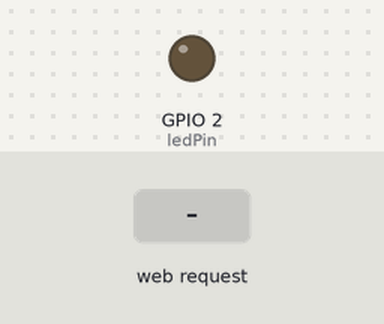
The program below on a simulated ESP32. Shown: output pins drawn as LEDs (lit = HIGH). The inputs (shaded band) are chosen by the test bench. WiFi joins after 1.5 s; servers stay silent unless stated; storage starts empty; what the program prints to the serial monitor is not drawn.

Above: at 2.7 s.
2.8 s: HTTP request GET /on received
At 3.3 s:
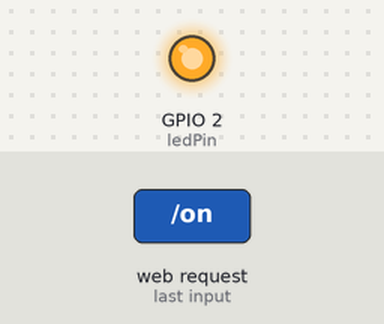
4.3 s: HTTP request GET /off received
At 5.6 s:
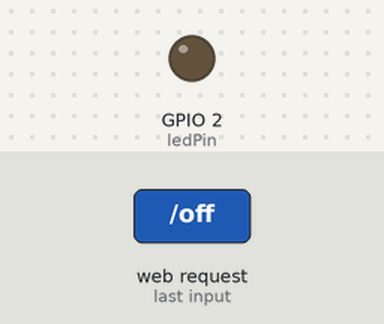
Timing chart, 0 to 7.3 s (numbered marks = the images above; inputs shaded):
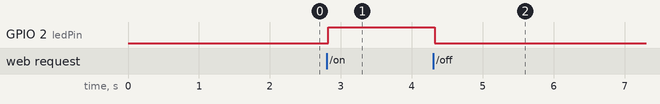

Measured:
- after the input at 2.8 s, GPIO 2 (ledPin): LOW → HIGH at once
- after the input at 4.3 s, GPIO 2 (ledPin): HIGH → LOW at once

The program:

main.cpp
```cpp
#include <Arduino.h>
#include <ESPAsyncWebServer.h>
#include <SPIFFS.h>

const char *ssid = "S23Adem";
const char *password = "mdp12345";

// Set LED GPIO
const int ledPin = 2; // Led intégrée à l'ESP32
// Stores LED state
String ledState;
// Potentiomètre relié à GPIO 34 (Analog ADC1_CH6)
const int potPin = 34;


AsyncWebServer server(80);
//Remplace l'espace réservé repéré par des % dans le fichier index.html par

String processor(const String& var){
    float mesure;
    mesure = analogRead(potPin);
    Serial.println(var);
    Serial.println(String(mesure));
    return String(mesure);
}

void setup(){
    Serial.begin(115200);
    pinMode(ledPin, OUTPUT);
    pinMode(potPin,INPUT);

    //---------------------------SPIFFS-------------------

    if(!SPIFFS.begin()) /* Démarrage du gestionnaire de fichiers SPIFFS */
    {
        Serial.println("Erreur SPIFFS...");
        return;
    }

    //-----------------------WIFI-----------------------------

    WiFi.begin(ssid, password); /* Connexion au réseau Wifi */
    Serial.print("Tentative de connexion...");

    while(WiFi.status() != WL_CONNECTED){
        Serial.print(".");
        delay(100);
    }

    Serial.println("\n");
    Serial.println("Connexion etablie!");
    Serial.print("Adresse IP: ");
    Serial.println(WiFi.localIP());

    //--------------------------SERVEUR--------------------------
    /* Lorsque le serveur est actif , la page index.html est chargée */

    server.on("/", HTTP_GET, [](AsyncWebServerRequest *request){
        request->send(SPIFFS, "/index.html", String(), false, processor);
    });

    // Chemin pour chager le fichier style.css

    server.on("/style.css", HTTP_GET, [](AsyncWebServerRequest *request){
        request->send(SPIFFS, "/style.css", "text/css");
    });

    // Page pour allumer la led
    server.on("/on", HTTP_GET, [](AsyncWebServerRequest *request){
        digitalWrite(ledPin, HIGH);
        request->send(SPIFFS, "/index.html", String(), false, processor);
    });

    // Page pour éteindre la led

    server.on("/off", HTTP_GET, [](AsyncWebServerRequest *request){
        digitalWrite(ledPin, LOW);
        request->send(SPIFFS, "/index.html", String(), false, processor);
    });

    // Démarrage du serveur
    server.begin();
}

void loop(){
}


/*

⠀⠀⠀⠀⠀⠀⠀⠀⠀⠀⠀⠀⠀⢀⣶⣿⣷⣶⣶⣦⠀⠀⠀⠀⠀⠀⠀⠀⠀⠀⠀⠀⠀⠀⠀⠀⠀⠀⠀⠀⠀⠀⠀⠀⠀⠀⠀⠀⠀⠀⠀⠀⠀⠀⠀⠀⠀⠀⠀⠀
⠀⠀⠀⠀⠀⠀⠀⠀⠀⠀⠀⠀⣰⣿⣿⣿⣿⣿⣿⣿⣷⣤⣤⣴⣶⣶⣶⣶⣶⣶⣶⣶⣶⣦⣤⣤⣀⡀⠀⠀⠀⠀⠀⠀⢀⣀⣀⣤⣀⠀⠀⠀⠀⠀⠀⠀⠀⠀⠀⠀
⠀⠀⠀⠀⠀⠀⠀⠀⠀⠀⣠⣾⣿⣿⣿⡿⢛⣿⣿⠿⠟⠋⠉⠁⡀⠀⠀⠀⠀⠀⠀⠀⠀⠉⠉⠙⠛⠿⠿⣶⣦⣄⣀⣴⣿⣿⣿⣿⣿⣧⠀⠀⠀⠀⠀⠀⠀⠀⠀⠀
⠀⠀⠀⠀⠀⠀⠀⠀⣠⣾⣿⣿⣿⣿⣿⣾⠿⠋⠁⠀⠀⠀⠠⠛⠁⠀⠀⠀⠀⠀⠀⠀⠀⠀⠀⠀⠀⠀⠀⠀⠉⠻⢿⣿⣿⣿⣿⣿⣿⣿⣷⡀⠀⠀⠀⠀⠀⠀⠀⠀
⠀⠀⠀⠀⠀⠀⢀⣴⣿⣿⣿⣿⣿⣿⠟⠁⠁⠀⠀⠀⠀⠀⠀⠀⠀⠀⠀⠀⠀⠀⠀⠀⠀⠀⠀⠀⠀⠀⠀⠀⢦⡄⠀⠻⣿⣿⣿⣿⣿⣿⣿⣷⡄⠀⠀⠀⠀⠀⠀⠀
⠀⠀⠀⠀⠀⣴⣿⣿⣿⣿⣿⣿⡟⠁⠀⠀⠀⠀⠀⠀⠀⠀⠀⠀⠀⠀⠀⠀⠀⠀⠀⠀⢤⡀⠀⠀⠀⠀⠀⠀⠀⠙⢷⡀⠈⢿⣿⣿⣿⣿⣿⣿⣿⣄⠀⠀⠀⠀⠀⠀
⠀⠀⠀⠀⢾⣿⣿⣿⣿⣿⣿⠏⠀⠀⠀⠀⡀⠀⠀⠀⢠⡀⠀⠀⠀⠀⠀⠀⠀⠀⠀⠀⠀⠹⣆⠀⠀⠀⠀⠀⠀⠀⠈⠻⣦⣾⣿⣿⠿⢿⣿⣿⣿⣿⣆⠀⠀⠀⠀⠀
⠀⠀⠀⠀⠀⠻⣿⣿⣿⣿⠃⠀⠀⠀⠀⣠⠂⠀⠀⠀⣿⡇⠀⠀⠀⠀⠀⠀⠀⠀⠀⠀⠀⠀⠘⣧⡀⠀⠀⠀⠀⠀⠀⠀⠹⣿⣿⣿⣧⠘⢿⣿⣿⣿⣿⣆⠀⠀⠀⠀
⠀⠀⠀⠀⠀⠀⠙⣿⣿⠇⠀⠀⠀⠀⢠⡟⠀⠀⢀⣴⣿⡇⠀⠀⠀⠀⠀⠀⣴⡄⠀⠀⠀⠀⠀⠘⣷⡀⠀⠀⠀⠀⠀⠀⠀⠹⣿⣿⣿⣇⠘⢿⣿⣿⣿⣿⣆⠀⠀⠀
⠀⠀⠀⠀⠀⠀⢰⣿⡟⠀⠀⠀⠀⠀⣼⠃⠀⢠⣾⠋⠸⣿⠀⡄⠀⠀⠀⠀⣿⣿⣄⠀⠀⢠⡀⠀⠸⣷⡀⠀⠀⠀⠀⠀⠀⠀⣿⣿⣿⣿⡄⢘⣿⣿⣿⣿⣿⠂⠀⠀
⠀⠀⠀⠀⠀⠀⣿⣿⣷⠄⠀⠀⠀⢰⣿⠀⣰⡿⠧⠤⣤⣿⡆⣷⠀⠀⠀⠀⣿⠉⢿⣦⠀⠘⣿⣦⡀⢻⣷⡀⠀⠀⠀⠀⠀⠀⢹⣿⣿⣿⣷⣿⣿⣿⣿⡿⠁⠀⠀⠀
⠀⠀⠀⠀⠀⢸⣿⣿⣿⠀⠀⠀⠀⢸⣿⣰⡿⠁⠀⠀⠀⠘⣿⣿⣇⠀⠀⠀⣿⠀⠠⣿⣷⡶⣿⡿⢿⣮⣿⣇⠀⠀⠀⠀⠀⠀⠸⣿⣿⣿⣿⣿⣿⣿⣿⡂⠀⠀⠀⠀
⠀⠀⠀⠀⠀⣾⡿⢿⣿⠀⠀⠀⠀⣸⣿⣿⣷⣿⣷⣦⣄⠀⣹⣿⣿⡄⠀⠀⣿⠀⠀⠀⠘⠿⣿⣧⠈⠻⣿⣿⡀⠀⠀⠀⠀⠀⠀⣿⣿⣿⣿⣿⠏⠘⣿⣇⠀⠀⠀⠀
⠀⠀⠀⠀⢀⣿⠇⢸⡿⢾⡄⠀⠀⣿⣿⠋⢱⣿⣿⣿⣿⣷⡟⢻⣿⣷⡀⠀⣿⡀⢠⣤⢀⣠⣬⣿⣤⣄⡘⢿⡇⠀⠀⠀⢸⡀⠀⢿⣿⣿⣿⣇⠀⠀⢿⣿⠀⠀⠀⠀
⠀⠀⠀⠀⢸⣿⠀⢸⡇⢸⡇⠀⠀⣿⣿⠀⣿⣿⣿⣿⣯⣉⣿⠀⠹⣿⣿⡄⢹⡇⢈⣴⣿⣿⣿⣿⣿⡿⣿⣿⣇⠀⠀⠀⢸⡇⠀⢸⣿⣿⣿⣿⠀⠀⢸⣿⠂⠀⠀⠀
⠀⠀⠀⠀⣿⡏⠀⣸⡇⣸⣿⡀⠀⣿⣷⠀⢻⣿⠛⠉⠻⣿⡇⠀⠀⠈⢿⣿⣼⣿⠘⣿⣿⣿⣿⣏⣹⡇⠘⣿⣿⠀⠀⠀⣾⡇⠀⢸⣇⣿⣿⣿⡀⠀⠈⣿⡇⠀⠀⠀
⠀⠀⠀⢀⣿⠇⠀⣿⣿⣿⣿⣇⠀⣿⡇⠀⠀⠙⠳⠶⠾⠋⠀⠀⠀⠀⠀⠙⠿⣿⣇⢻⣿⠛⠛⠻⣿⡇⠰⣿⡿⠀⠀⢠⣿⣿⣦⡀⣿⣿⣿⣿⡇⠀⠀⣿⣷⠀⠀⠀
⠀⠀⠀⣸⣿⠀⠀⣿⣿⣿⣿⣿⡄⢹⣿⣄⠀⠀⠀⠀⠀⠀⠀⠀⠀⠀⠀⠀⠀⠈⠋⠀⠻⠷⠴⠾⠋⠀⠀⣸⡇⠀⠀⣾⣿⣿⡿⢿⣿⣿⣿⣿⡇⠀⠀⢹⣿⠀⠀⠀
⠀⠀⠀⣿⡇⣴⠀⣿⣿⣿⡏⠹⣿⣾⣿⣿⣧⣄⠀⠀⠀⠀⠀⠀⠀⠀⠀⠀⠀⠀⠀⠀⠀⠀⠀⠀⠀⠀⢀⣿⠃⢀⣾⣿⣿⣿⠁⠀⠀⣿⣿⣿⡇⠀⠀⢸⣿⠁⠀⠀
⠀⠀⢀⣿⠃⣿⢸⣿⣿⣿⡇⠀⠘⢿⣿⣿⣿⣿⡻⢶⣤⣀⡀⠀⠐⠶⠤⠴⠆⠀⠀⠀⠀⠀⠀⢀⣠⣴⣾⡏⣠⣿⣿⣿⡿⠃⠀⠀⠀⢻⣿⣿⡇⠀⠀⠈⣿⡇⠀⠀
⠀⠀⣸⣿⠀⣿⢸⣿⣿⣿⠀⠀⠀⠈⠻⠟⠻⣿⣿⣿⣿⣿⣿⣿⡷⢶⣶⣶⣦⣶⣶⣶⣶⣶⣿⠿⢟⣿⣿⣾⠟⠉⠉⠉⠀⠀⠀⠀⠀⢸⣿⣿⣿⠀⠀⠀⣿⣇⠀⠀
⠀⠀⣿⡇⠀⣿⣿⣿⣿⣿⠀⠀⠀⠀⠀⠀⠀⠈⠛⠿⢿⣿⣟⡹⣷⣴⡿⣿⣅⣰⣿⠋⠙⣿⣄⠀⠸⠿⠛⠁⠀⠀⠀⠀⠀⠀⠀⠀⠀⢸⣿⣿⣿⠀⠀⠀⢿⣿⠀⠀
⠀⢸⣿⠀⠀⣿⣿⣿⣿⣿⠀⠀⠀⠀⠀⠀⠀⠀⠀⣠⣿⣿⣿⠃⠈⢹⣷⣾⠋⠉⢷⡄⢶⣾⣿⣆⠀⠀⠀⠀⠀⠀⠀⠀⠀⠀⠀⠀⠀⢸⣿⣿⣿⠀⠀⠀⢸⣿⠀⠀
⠀⣾⡏⠀⠀⣿⣿⣿⣿⡏⠀⠀⠀⠀⠀⠀⠀⢀⣼⣿⣿⣿⣿⢠⠀⣼⢧⣿⠉⢉⠹⣿⣾⣿⣿⣿⣆⠀⠀⠀⠀⠀⠀⠀⠀⠀⠀⠀⠀⢸⣿⣿⣿⠀⠀⠀⠸⣿⡄⠀
⢠⣿⠇⠀⠀⢻⣿⣿⣿⡇⠀⠀⠀⠀⠀⠀⣠⣿⣿⣿⣿⣿⣿⢸⢀⣿⠀⣿⠀⠀⠀⠈⢿⣿⣿⣿⣿⣧⡀⠀⠀⠀⠀⠀⠀⠀⠀⠀⠀⠀⣿⣿⣿⠀⠀⠀⠀⣿⡇⠀
⢸⣿⠀⠀⠀⢸⣿⣿⣿⡇⠀⠀⠀⠀⣠⣾⣿⣿⣿⣿⣿⣫⡿⡆⢸⣿⡆⣿⠀⠀⠀⠀⣾⣿⣿⣿⣿⣿⣿⡄⠀⠀⠀⠀⠀⠀⠀⠀⠀⢠⣿⣿⣿⠀⠀⠀⠀⣿⣷⠀
⢸⣿⡄⠀⠀⠈⣿⣿⣿⣧⠀⠀⠀⢠⣿⣿⣿⣿⣿⣿⣻⡟⡹⠁⣼⡟⠃⣿⡀⢸⡄⠀⠘⣿⣿⣿⣿⣿⣿⣿⣦⠀⠀⠀⠀⠀⠀⠀⠀⢸⣿⣿⡇⠀⠀⠀⠀⢹⣿⡄
⢸⣿⣧⠀⠀⠀⢹⣿⣿⣿⠀⠀⠀⢸⣇⣈⣿⣿⣿⣿⣟⡘⠁⠀⣹⣷⣶⣟⠁⠀⢳⣀⣀⣘⣿⣿⣿⣿⣿⣿⣿⡇⠀⠀⠀⠀⠀⠀⠀⢸⣿⣿⠃⠀⢰⠀⠀⠘⣿⡇
⢸⣿⣿⡄⠀⠀⠈⣿⣿⣿⠀⠀⠀⠀⠛⠛⠛⢉⣼⣿⣿⣿⣧⣴⣿⣿⣿⣿⣆⢠⣶⣿⣿⣿⣿⣿⣿⣿⣿⡿⢿⣇⠀⠀⠀⠀⠀⠀⠀⢸⣿⣿⠀⠀⣿⠀⠀⠀⣿⣧
⠘⣿⣿⣷⡀⠀⠀⠸⣿⣿⡆⠀⠀⠀⠀⠀⠀⢿⣿⣿⣿⣿⣿⣿⣿⣿⣿⣿⣿⣿⣿⣿⣿⣿⣿⣿⣿⣿⣿⣤⣾⡟⠀⠀⠀⠀⠀⠀⠀⣿⣿⠇⠀⢠⣿⠀⠀⠀⣿⣧
⠀⢻⣿⣿⣷⣄⠀⠀⢻⣿⣷⠀⠀⠀⠀⠀⠀⠀⠙⠿⣿⣿⣟⣻⣿⣿⣿⣿⣿⣿⣟⣻⣿⣿⣷⡿⠟⠁⠀⠉⠀⠀⠀⠀⠀⠀⠀⠀⢠⣿⡟⠀⠀⣾⣿⠀⠀⠀⣿⡏
⠀⠀⠹⣿⣿⣿⣷⣄⠀⢿⣿⡄⠀⠀⠀⠀⠀⠀⠀⠀⠈⢹⣯⣭⣿⣿⣿⣿⢻⣛⣉⣉⣁⣰⣿⡄⠀⠀⠀⠀⠀⠀⠀⠀⠀⠀⠀⠀⣼⡿⠁⠀⣼⣿⡏⠀⠀⣼⣿⠁
⠀⠀⠀⠘⢿⣿⣿⣿⣷⣾⣿⣿⣆⠀⠀⠀⠀⠀⠀⠀⠀⢸⣿⣿⣿⣿⣿⣿⣿⣿⣿⣿⣿⣿⣿⠃⠀⠀⠀⠀⠀⠀⠀⠀⠀⠀⠀⣰⣿⠃⢀⣾⣿⣿⠃⢀⣼⣿⠋⠀
⠀⠀⠀⠀⠀⠙⠻⣿⣿⣿⣿⣿⣿⣦⠀⠀⠀⠀⠀⠀⠀⠈⣿⣿⣿⣿⣿⣿⣿⣿⣿⣿⣿⣿⡟⠀⠀⠀⠀⠀⠀⠀⠀⠀⠀⠀⣴⡿⢃⣴⣿⣿⣿⣟⣴⣿⡿⠁⠀⠀
⠀⠀⠀⠀⠀⠀⠀⠈⠙⠛⠛⠛⠿⠿⠃⠀⠀⠀⠀⠀⠀⠀⢹⣿⣿⣿⣿⣿⡿⣿⣿⣿⣿⣿⣿⠀⠀⠀⠀⠀⠀⠀⠀⠀⣠⣾⣿⣿⣿⣿⣿⣿⣿⣿⠟⠋⠀⠀⠀⠀
⠀⠀⠀⠀⠀⠀⠀⠀⠀⠀⠀⠀⠀⠀⠀⠀⠀⠀⠀⠀⠀⠀⢸⣿⣿⣿⣿⣿⠀⣿⣿⣿⣿⣿⡟⠀⠀⠀⠀⠀⠀⠀⠀⠀⠻⠿⠿⠿⠟⠛⠛⠛⠋⠁⠀⠀⠀⠀⠀⠀
⠀⠀⠀⠀⠀⠀⠀⠀⠀⠀⠀⠀⠀⠀⠀⠀⠀⠀⠀⠀⠀⠀⠘⠛⠿⠟⠛⠁⠀⢿⣿⣿⣿⡿⠃⠀⠀⠀⠀⠀⠀⠀⠀⠀⠀⠀⠀⠀⠀⠀⠀⠀⠀⠀⠀⠀⠀⠀⠀⠀

*/
```
